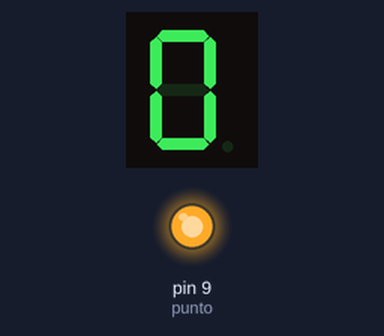
Bench run of a sketch on a simulated Arduino Uno, built with avr-gcc and run on an emulated ATmega328P. Parts: 1-digit seven-segment display, output pins drawn as LEDs (lit = HIGH). Wiring (inferred from the names in the program): 1-digit 7-segment display, segments lit when LOW: segments pin 2, pin 3, pin 4, pin 5, pin 6, pin 7, pin 8. The segment pins are drawn as the display they are named for; pins used as bus, display or sensor lines are not drawn.

Above: at 0.1 s.
At 2.1 s:
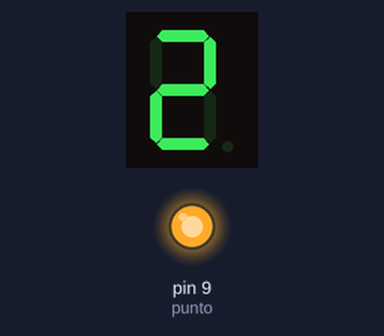
At 4.1 s:
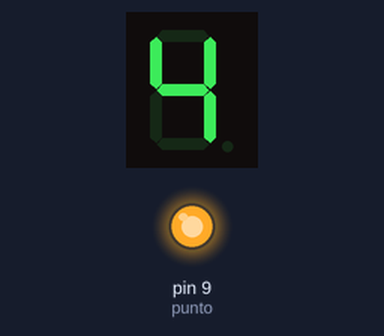
At 9.1 s:
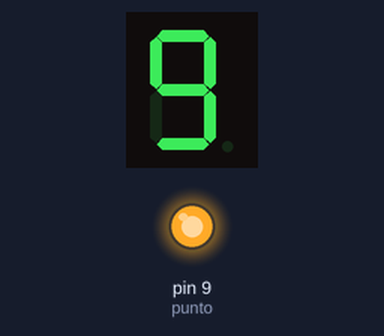
Timing chart, 0 to 10.6 s (numbered marks = the images above):
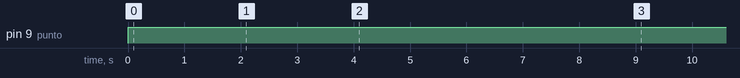

The sketch:

codigonumeros.ino
```cpp
// Definir pines para cada segmento del display
const int segmentos[] = {2, 3, 4, 5, 6, 7, 8};
const int punto = 9; // Pin para el punto decimal
const int totalSegmentos = sizeof(segmentos) / sizeof(segmentos[0]);

// Definir los patrones para cada número
const byte numeros[10][8] = {
  {1, 1, 1, 1, 1, 1, 0, 0}, // 0
  {0, 1, 1, 0, 0, 0, 0, 0}, // 1
  {1, 1, 0, 1, 1, 0, 1, 0}, // 2
  {1, 1, 1, 1, 0, 0, 1, 0}, // 3
  {0, 1, 1, 0, 0, 1, 1, 0}, // 4
  {1, 0, 1, 1, 0, 1, 1, 0}, // 5
  {1, 0, 1, 1, 1, 1, 1, 0}, // 6
  {1, 1, 1, 0, 0, 0, 0, 0}, // 7
  {1, 1, 1, 1, 1, 1, 1, 0}, // 8
  {1, 1, 1, 1, 0, 1, 1, 0}  // 9
};

void setup() {
  configurarPines();
}

void loop() {
  for (int i = 0; i < 10; i++) {
    mostrarNumero(i);
    delay(1000); // Esperar un segundo
  }
}

// Función para configurar los pines
void configurarPines() {
  // Configurar los pines de los segmentos como salida
  for (int i = 0; i < totalSegmentos; i++) {
    pinMode(segmentos[i], OUTPUT);
  }
  // Configurar el pin del punto como salida
  pinMode(punto, OUTPUT);
}

// Función para mostrar un número en el display
void mostrarNumero(int numero) {
  // Apagar todos los segmentos y el punto
  apagarDisplay();
  // Encender los segmentos correspondientes al número
  for (int i = 0; i < totalSegmentos; i++) {
    digitalWrite(segmentos[i], !numeros[numero][i]); // Ánodo común
  }
  digitalWrite(punto, !numeros[numero][totalSegmentos]); // Encender el punto si está activo
}

// Función para apagar todos los segmentos y el punto
void apagarDisplay() {
  for (int i = 0; i < totalSegmentos; i++) {
    digitalWrite(segmentos[i], HIGH); // Apagar segmentos
  }
  digitalWrite(punto, HIGH); // Apagar el punto
}
```

Measured:
- by itself, pin 9 (punto): LOW → HIGH at 0.00 s
- by itself, everything shown: repeats every 10.0 s, in 10 steps
- what the display in image 1 shows lasts 1.0 s, from 2.0 s to 3.0 s
